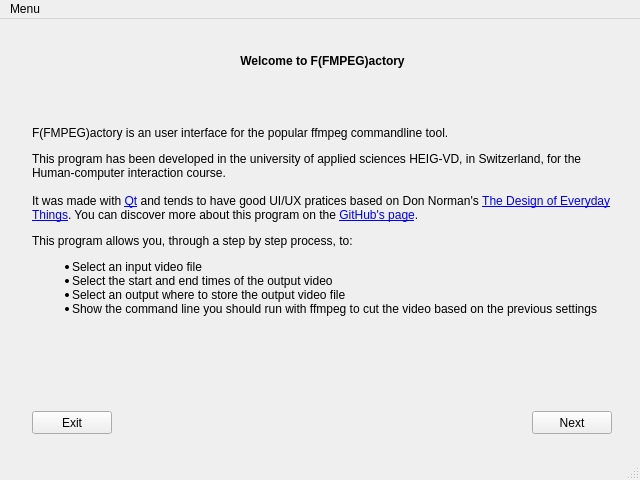
<?xml version="1.0" encoding="UTF-8"?>
<ui version="4.0">
 <class>MainWindow</class>
 <widget class="QMainWindow" name="MainWindow">
  <property name="geometry">
   <rect>
    <x>0</x>
    <y>0</y>
    <width>640</width>
    <height>480</height>
   </rect>
  </property>
  <property name="minimumSize">
   <size>
    <width>640</width>
    <height>480</height>
   </size>
  </property>
  <property name="maximumSize">
   <size>
    <width>640</width>
    <height>480</height>
   </size>
  </property>
  <property name="windowTitle">
   <string>MainWindow</string>
  </property>
  <widget class="QWidget" name="centralWidget">
   <layout class="QGridLayout" name="gridLayout">
    <item row="0" column="0">
     <widget class="QStackedWidget" name="stackedWidget">
      <property name="maximumSize">
       <size>
        <width>16777215</width>
        <height>16777215</height>
       </size>
      </property>
      <widget class="QWidget" name="page">
       <layout class="QHBoxLayout" name="horizontalLayout">
        <item>
         <widget class="QFrame" name="frame">
          <property name="font">
           <font>
            <kerning>true</kerning>
           </font>
          </property>
          <property name="frameShape">
           <enum>QFrame::NoFrame</enum>
          </property>
          <property name="frameShadow">
           <enum>QFrame::Raised</enum>
          </property>
          <widget class="QLabel" name="title">
           <property name="geometry">
            <rect>
             <x>10</x>
             <y>10</y>
             <width>581</width>
             <height>20</height>
            </rect>
           </property>
           <property name="font">
            <font>
             <weight>75</weight>
             <bold>true</bold>
            </font>
           </property>
           <property name="text">
            <string>Welcome to F(FMPEG)actory</string>
           </property>
           <property name="alignment">
            <set>Qt::AlignCenter</set>
           </property>
           <property name="wordWrap">
            <bool>true</bool>
           </property>
          </widget>
          <widget class="QLabel" name="description">
           <property name="geometry">
            <rect>
             <x>10</x>
             <y>30</y>
             <width>581</width>
             <height>301</height>
            </rect>
           </property>
           <property name="text">
            <string>&lt;html&gt;&lt;head/&gt;&lt;body&gt;&lt;p&gt;F(FMPEG)actory is an user interface for the popular ffmpeg commandline tool.&lt;/p&gt;&lt;p&gt;This program has been developed in the university of applied sciences HEIG-VD, in Switzerland, for the Human-computer interaction course.&lt;br/&gt;&lt;br/&gt;It was made with &lt;a href=&quot;https://www.qt.io/&quot;&gt;&lt;span style=&quot; text-decoration: underline; color:#0000ff;&quot;&gt;Qt&lt;/span&gt;&lt;/a&gt; and tends to have good UI/UX pratices based on Don Norman's &lt;a href=&quot;https://en.wikipedia.org/wiki/The_Design_of_Everyday_Things&quot;&gt;&lt;span style=&quot; text-decoration: underline; color:#0000ff;&quot;&gt;The Design of Everyday Things&lt;/span&gt;&lt;/a&gt;. You can discover more about this program on the &lt;a href=&quot;https://github.com/heig-vd-ihm2017/ffmpeg-ui&quot;&gt;&lt;span style=&quot; text-decoration: underline; color:#0000ff;&quot;&gt;GitHub's page&lt;/span&gt;&lt;/a&gt;.&lt;/p&gt;&lt;p&gt;This program allows you, through a step by step process, to:&lt;/p&gt;&lt;ul style=&quot;margin-top: 0px; margin-bottom: 0px; margin-left: 0px; margin-right: 0px; -qt-list-indent: 1;&quot;&gt;&lt;li style=&quot; margin-top:0px; margin-bottom:0px; margin-left:0px; margin-right:0px; -qt-block-indent:0; text-indent:0px;&quot;&gt;Select an input video file&lt;/li&gt;&lt;li style=&quot; margin-top:0px; margin-bottom:0px; margin-left:0px; margin-right:0px; -qt-block-indent:0; text-indent:0px;&quot;&gt;Select the start and end times of the output video&lt;/li&gt;&lt;li style=&quot; margin-top:0px; margin-bottom:0px; margin-left:0px; margin-right:0px; -qt-block-indent:0; text-indent:0px;&quot;&gt;Select an output where to store the output video file&lt;/li&gt;&lt;li style=&quot; margin-top:0px; margin-bottom:12px; margin-left:0px; margin-right:0px; -qt-block-indent:0; text-indent:0px;&quot;&gt;Show the command line you should run with ffmpeg to cut the video based on the previous settings&lt;/li&gt;&lt;/ul&gt;&lt;/body&gt;&lt;/html&gt;</string>
           </property>
           <property name="wordWrap">
            <bool>true</bool>
           </property>
           <property name="openExternalLinks">
            <bool>true</bool>
           </property>
          </widget>
          <widget class="QPushButton" name="next">
           <property name="geometry">
            <rect>
             <x>510</x>
             <y>370</y>
             <width>80</width>
             <height>23</height>
            </rect>
           </property>
           <property name="text">
            <string>Next</string>
           </property>
          </widget>
          <widget class="QPushButton" name="exit">
           <property name="geometry">
            <rect>
             <x>10</x>
             <y>370</y>
             <width>80</width>
             <height>23</height>
            </rect>
           </property>
           <property name="text">
            <string>Exit</string>
           </property>
          </widget>
         </widget>
        </item>
       </layout>
      </widget>
     </widget>
    </item>
   </layout>
  </widget>
  <widget class="QMenuBar" name="menuBar">
   <property name="geometry">
    <rect>
     <x>0</x>
     <y>0</y>
     <width>640</width>
     <height>20</height>
    </rect>
   </property>
   <widget class="QMenu" name="menuMenu">
    <property name="title">
     <string>Menu</string>
    </property>
    <addaction name="actionExit"/>
   </widget>
   <addaction name="menuMenu"/>
  </widget>
  <widget class="QStatusBar" name="statusBar"/>
  <action name="actionExit">
   <property name="text">
    <string>Exit</string>
   </property>
   <property name="shortcut">
    <string>Ctrl+Q</string>
   </property>
  </action>
 </widget>
 <layoutdefault spacing="6" margin="11"/>
 <resources/>
 <connections/>
</ui>
